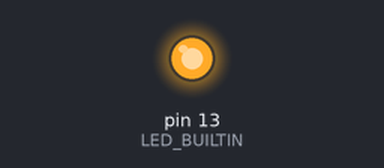
A sketch run on a simulated Arduino Uno, built with avr-gcc and run on an emulated ATmega328P. Parts: output pins drawn as LEDs (lit = HIGH).

Above: at 0.15 s.
At 9.0 s:
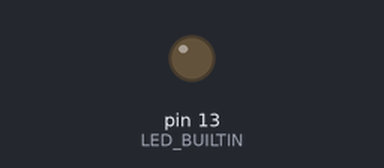
Timing chart, 0 to 13.2 s (numbered marks = the images above):
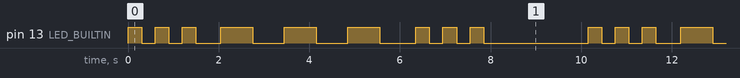

Measured:
- by itself, pin 13 (LED_BUILTIN): repeats every 10.2 s: 2 × (LOW 0.30 s, HIGH 0.30 s), LOW 0.55 s, 2 × (HIGH 0.70 s, LOW 0.70 s), HIGH 0.70 s, LOW 0.80 s, 2 × (HIGH 0.30 s, LOW 0.30 s), HIGH 0.30 s, LOW 2.3 s, HIGH 0.30 s
- by itself, everything shown: repeats every 10.2 s, in 18 steps

The sketch:

RSSArduinoFirstCode.ino
```cpp
void setup() {
  //Selecionar o LED.
  pinMode(LED_BUILTIN, OUTPUT);
}

void loop() {
  //1 Loop
  //Acender LED.
  digitalWrite(LED_BUILTIN,HIGH);
  delay(300);
  //Desligar LED.
  digitalWrite(LED_BUILTIN,LOW);
  delay(300);

  //2 Loop
  //Acender LED.
  digitalWrite(LED_BUILTIN,HIGH);
  delay(300);
  //Desligar LED.
  digitalWrite(LED_BUILTIN,LOW);
  delay(300);

  //3 Loop
  //Acender LED.
  digitalWrite(LED_BUILTIN,HIGH);
  delay(300);
  //Desligar LED.
  digitalWrite(LED_BUILTIN,LOW);
  delay(300);

  //
  delay(250);
  //

  //4 Loop
  //Acender LED.
  digitalWrite(LED_BUILTIN,HIGH);
  delay(700);
  //Desligar LED.
  digitalWrite(LED_BUILTIN,LOW);
  delay(700);

  //5 Loop
  //Acender LED.
  digitalWrite(LED_BUILTIN,HIGH);
  delay(700);
  //Desligar LED.
  digitalWrite(LED_BUILTIN,LOW);
  delay(700);

  //6 Loop
  //Acender LED.
  digitalWrite(LED_BUILTIN,HIGH);
  delay(700);
  //Desligar LED.
  digitalWrite(LED_BUILTIN,LOW);
  delay(700);

  //
  delay(100);
  //

  //7 Loop
  digitalWrite(LED_BUILTIN,HIGH);
  delay(300);
  digitalWrite(LED_BUILTIN,LOW);
  delay(300);

  //8 Loop
  //Acender LED.
  digitalWrite(LED_BUILTIN,HIGH);
  delay(300);
  //Desligar LED.
  digitalWrite(LED_BUILTIN,LOW);
  delay(300);

  //9 Loop
  //Acender LED.
  digitalWrite(LED_BUILTIN,HIGH);
  delay(300);
  //Desligar LED.
  digitalWrite(LED_BUILTIN,LOW);
  delay(300);

  //Fim.
  delay(2000);
}
```
